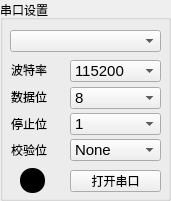
   <widget class="QGroupBox" name="groupBoxComSet">
    <property name="geometry">
     <rect>
      <x>10</x>
      <y>0</y>
      <width>171</width>
      <height>201</height>
     </rect>
    </property>
    <property name="title">
     <string>串口设置</string>
    </property>
    <widget class="QPushButton" name="pushButtonOpen">
     <property name="geometry">
      <rect>
       <x>70</x>
       <y>170</y>
       <width>91</width>
       <height>22</height>
      </rect>
     </property>
     <property name="text">
      <string>打开串口</string>
     </property>
    </widget>
    <widget class="myComboBox" name="comboBoxNo">
     <property name="geometry">
      <rect>
       <x>10</x>
       <y>30</y>
       <width>151</width>
       <height>22</height>
      </rect>
     </property>
     <property name="font">
      <font>
       <pointsize>11</pointsize>
      </font>
     </property>
     <property name="layoutDirection">
      <enum>Qt::LeftToRight</enum>
     </property>
     <property name="sizeAdjustPolicy">
      <enum>QComboBox::AdjustToMinimumContentsLengthWithIcon</enum>
     </property>
     <property name="minimumContentsLength">
      <number>0</number>
     </property>
    </widget>
    <widget class="QRadioButton" name="radioButton_led">
     <property name="geometry">
      <rect>
       <x>20</x>
       <y>160</y>
       <width>31</width>
       <height>41</height>
      </rect>
     </property>
     <property name="styleSheet">
      <string notr="true">QRadioButton::indicator:checked{background-color:red;}
QRadioButton::indicator:unchecked{background-color:black;}
QRadioButton::indicator{width:25px;height:25px;border-radius:12px;}</string>
     </property>
     <property name="text">
      <string/>
     </property>
     <property name="checkable">
      <bool>true</bool>
     </property>
     <property name="checked">
      <bool>false</bool>
     </property>
     <property name="autoExclusive">
      <bool>false</bool>
     </property>
    </widget>
    <widget class="QComboBox" name="comboBoxStop">
     <property name="geometry">
      <rect>
       <x>70</x>
       <y>113</y>
       <width>91</width>
       <height>22</height>
      </rect>
     </property>
     <property name="font">
      <font>
       <pointsize>11</pointsize>
      </font>
     </property>
     <item>
      <property name="text">
       <string>1</string>
      </property>
     </item>
     <item>
      <property name="text">
       <string>1.5</string>
      </property>
     </item>
     <item>
      <property name="text">
       <string>2</string>
      </property>
     </item>
    </widget>
    <widget class="QComboBox" name="comboBoxCheck">
     <property name="geometry">
      <rect>
       <x>70</x>
       <y>139</y>
       <width>91</width>
       <height>22</height>
      </rect>
     </property>
     <property name="font">
      <font>
       <pointsize>11</pointsize>
      </font>
     </property>
     <item>
      <property name="text">
       <string>None</string>
      </property>
     </item>
     <item>
      <property name="text">
       <string>Even</string>
      </property>
     </item>
     <item>
      <property name="text">
       <string>Odd</string>
      </property>
     </item>
     <item>
      <property name="text">
       <string>Mark</string>
      </property>
     </item>
     <item>
      <property name="text">
       <string>Space</string>
      </property>
     </item>
    </widget>
    <widget class="QComboBox" name="comboBoxComBaud">
     <property name="enabled">
      <bool>true</bool>
     </property>
     <property name="geometry">
      <rect>
       <x>70</x>
       <y>60</y>
       <width>91</width>
       <height>22</height>
      </rect>
     </property>
     <property name="font">
      <font>
       <pointsize>11</pointsize>
      </font>
     </property>
     <property name="currentIndex">
      <number>0</number>
     </property>
     <item>
      <property name="text">
       <string>115200</string>
      </property>
     </item>
     <item>
      <property name="text">
       <string>1200</string>
      </property>
     </item>
     <item>
      <property name="text">
       <string>2400</string>
      </property>
     </item>
     <item>
      <property name="text">
       <string>4800</string>
      </property>
     </item>
     <item>
      <property name="text">
       <string>9600</string>
      </property>
     </item>
     <item>
      <property name="text">
       <string>19200</string>
      </property>
     </item>
     <item>
      <property name="text">
       <string>38400</string>
      </property>
     </item>
     <item>
      <property name="text">
       <string>57600</string>
      </property>
     </item>
     <item>
      <property name="text">
       <string>115200</string>
      </property>
     </item>
     <item>
      <property name="text">
       <string>230400</string>
      </property>
     </item>
     <item>
      <property name="text">
       <string>460800</string>
      </property>
     </item>
     <item>
      <property name="text">
       <string>576000</string>
      </property>
     </item>
     <item>
      <property name="text">
       <string>921600</string>
      </property>
     </item>
     <item>
      <property name="text">
       <string>1382400</string>
      </property>
     </item>
     <item>
      <property name="text">
       <string>自定义</string>
      </property>
     </item>
    </widget>
    <widget class="QComboBox" name="comboBoxData">
     <property name="geometry">
      <rect>
       <x>70</x>
       <y>87</y>
       <width>91</width>
       <height>22</height>
      </rect>
     </property>
     <property name="font">
      <font>
       <pointsize>11</pointsize>
      </font>
     </property>
     <property name="layoutDirection">
      <enum>Qt::LeftToRight</enum>
     </property>
     <property name="currentIndex">
      <number>3</number>
     </property>
     <item>
      <property name="text">
       <string>5</string>
      </property>
     </item>
     <item>
      <property name="text">
       <string>6</string>
      </property>
     </item>
     <item>
      <property name="text">
       <string>7</string>
      </property>
     </item>
     <item>
      <property name="text">
       <string>8</string>
      </property>
     </item>
    </widget>
    <widget class="QLabel" name="labelBaud">
     <property name="geometry">
      <rect>
       <x>11</x>
       <y>61</y>
       <width>39</width>
       <height>18</height>
      </rect>
     </property>
     <property name="text">
      <string>波特率</string>
     </property>
    </widget>
    <widget class="QLabel" name="labelData">
     <property name="geometry">
      <rect>
       <x>11</x>
       <y>88</y>
       <width>39</width>
       <height>18</height>
      </rect>
     </property>
     <property name="text">
      <string>数据位</string>
     </property>
    </widget>
    <widget class="QLabel" name="labelStop">
     <property name="geometry">
      <rect>
       <x>11</x>
       <y>115</y>
       <width>39</width>
       <height>18</height>
      </rect>
     </property>
     <property name="text">
      <string>停止位</string>
     </property>
    </widget>
    <widget class="QLabel" name="labelCheck">
     <property name="geometry">
      <rect>
       <x>11</x>
       <y>141</y>
       <width>39</width>
       <height>18</height>
      </rect>
     </property>
     <property name="text">
      <string>校验位</string>
     </property>
    </widget>
    <zorder>comboBoxStop</zorder>
    <zorder>comboBoxCheck</zorder>
    <zorder>comboBoxComBaud</zorder>
    <zorder>comboBoxData</zorder>
    <zorder>labelBaud</zorder>
    <zorder>labelData</zorder>
    <zorder>labelStop</zorder>
    <zorder>labelCheck</zorder>
    <zorder>pushButtonOpen</zorder>
    <zorder>comboBoxNo</zorder>
    <zorder>radioButton_led</zorder>
   </widget>
